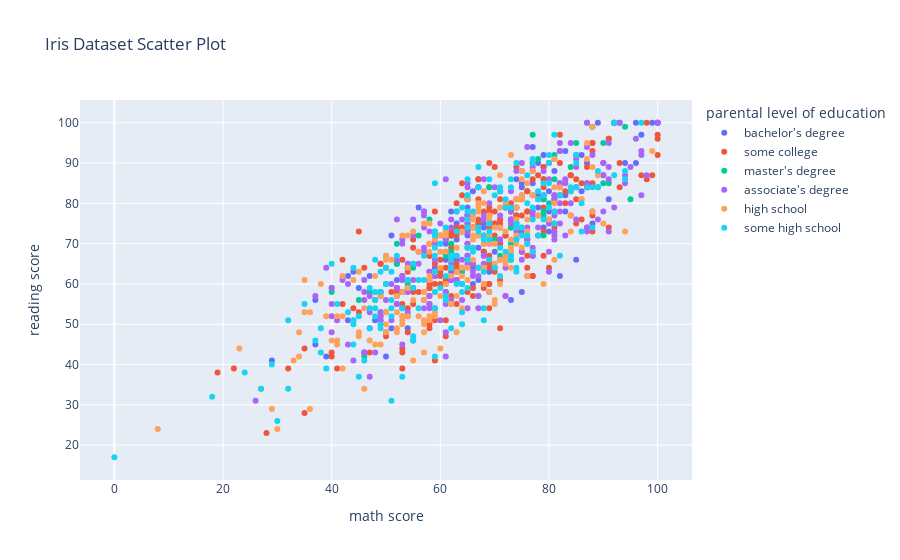

The cell this chart's notebook holds for it:
### Code cell
fig = px.scatter(dt, x='math score', y='reading score', color='parental level of education', 
                 title='Iris Dataset Scatter Plot')
fig.show()

### Figure 1 — Plotly figure (JSON) as saved in the notebook; plotly's stock layout.template omitted (floating-point values rounded to 4 significant figures; data arrays with more than 128 entries replaced by an {"elided": "..."} marker saying what was removed)
{"data": [{"hovertemplate": "parental level of education=bachelor's degree<br>math score=%{x}<br>reading score=%{y}<extra></extra>", "legendgroup": "bachelor's degree", "marker": {"color": "#636efa", "symbol": "circle"}, "mode": "markers", "name": "bachelor's degree", "orientation": "v", "showlegend": true, "type": "scatter", "x": [72, 74, 67, 79, 80, 65, 65, 68, 99, 75, 78, 79, 51, 74, 58, 68, 77, 54, 96, 43, 77, 78, 82, 67, 83, 63, 80, 63, 69, 83, 73, 73, 88, 65, 66, 67, 59, 63, 83, 77, 52, 61, 49, 61, 59, 66, 64, 51, 71, 86, 37, 79, 100, 53, 75, 71, 76, 81, 55, 86, 69, 29, 66, 85, 87, 96, 48, 92, 68, 91, 63, 44, 68, 92, 56, 94, 37, 88, 62, 61, 66, 65, 77, 66, 59, 79, 87, 62, 80, 50, 70, 75, 62, 91, 59, 45, 61, 78, 74, 64, 97, 65, 39, 43, 63, 71, 55, 93, 67, 70, 50, 52, 47, 100, 70, 75, 89, 62], "xaxis": "x", "y": [72, 71, 69, 74, 78, 72, 67, 74, 100, 85, 82, 92, 49, 79, 55, 75, 67, 49, 100, 51, 88, 79, 62, 86, 82, 66, 83, 75, 63, 78, 56, 79, 75, 73, 60, 61, 64, 71, 93, 94, 65, 72, 58, 66, 70, 64, 73, 72, 74, 83, 56, 89, 100, 58, 58, 76, 62, 88, 59, 92, 58, 41, 83, 66, 90, 90, 51, 100, 68, 96, 73, 63, 68, 100, 79, 90, 45, 78, 63, 58, 74, 81, 85, 74, 72, 81, 84, 72, 73, 60, 68, 73, 78, 81, 54, 59, 70, 90, 86, 60, 97, 79, 42, 62, 64, 70, 46, 100, 75, 64, 42, 61, 62, 100, 75, 84, 100, 72], "yaxis": "y"}, {"hovertemplate": "parental level of education=some college<br>math score=%{x}<br>reading score=%{y}<extra></extra>", "legendgroup": "some college", "marker": {"color": "#EF553B", "symbol": "circle"}, "mode": "markers", "name": "some college", "orientation": "v", "showlegend": true, "type": "scatter", "x": {"elided": "226 int values"}, "xaxis": "x", "y": {"elided": "226 int values"}, "yaxis": "y"}, {"hovertemplate": "parental level of education=master's degree<br>math score=%{x}<br>reading score=%{y}<extra></extra>", "legendgroup": "master's degree", "marker": {"color": "#00cc96", "symbol": "circle"}, "mode": "markers", "name": "master's degree", "orientation": "v", "showlegend": true, "type": "scatter", "x": [90, 50, 46, 73, 62, 56, 62, 87, 82, 89, 49, 81, 58, 81, 52, 62, 69, 45, 80, 65, 77, 85, 79, 73, 70, 47, 55, 74, 40, 79, 77, 54, 64, 79, 61, 61, 53, 54, 84, 40, 95, 94, 81, 67, 79, 77, 52, 54, 90, 91, 71, 81, 50, 85, 73, 72, 78, 92, 88], "xaxis": "x", "y": [95, 53, 42, 74, 70, 72, 68, 100, 82, 84, 53, 92, 76, 91, 70, 68, 84, 56, 80, 81, 82, 95, 81, 70, 71, 58, 64, 79, 59, 78, 97, 59, 63, 72, 67, 71, 61, 60, 89, 58, 81, 99, 81, 57, 77, 90, 65, 64, 85, 85, 67, 86, 67, 84, 78, 66, 91, 100, 99], "yaxis": "y"}, {"hovertemplate": "parental level of education=associate's degree<br>math score=%{x}<br>reading score=%{y}<extra></extra>", "legendgroup": "associate's degree", "marker": {"color": "#ab63fa", "symbol": "circle"}, "mode": "markers", "name": "associate's degree", "orientation": "v", "showlegend": true, "type": "scatter", "x": {"elided": "222 int values"}, "xaxis": "x", "y": {"elided": "222 int values"}, "yaxis": "y"}, {"hovertemplate": "parental level of education=high school<br>math score=%{x}<br>reading score=%{y}<extra></extra>", "legendgroup": "high school", "marker": {"color": "#FFA15A", "symbol": "circle"}, "mode": "markers", "name": "high school", "orientation": "v", "showlegend": true, "type": "scatter", "x": {"elided": "196 int values"}, "xaxis": "x", "y": {"elided": "196 int values"}, "yaxis": "y"}, {"hovertemplate": "parental level of education=some high school<br>math score=%{x}<br>reading score=%{y}<extra></extra>", "legendgroup": "some high school", "marker": {"color": "#19d3f3", "symbol": "circle"}, "mode": "markers", "name": "some high school", "orientation": "v", "showlegend": true, "type": "scatter", "x": {"elided": "179 int values"}, "xaxis": "x", "y": {"elided": "179 int values"}, "yaxis": "y"}], "layout": {"legend": {"title": {"text": "parental level of education"}, "tracegroupgap": 0}, "title": {"text": "Iris Dataset Scatter Plot"}, "xaxis": {"anchor": "y", "domain": [0, 1], "title": {"text": "math score"}}, "yaxis": {"anchor": "x", "domain": [0, 1], "title": {"text": "reading score"}}}}
